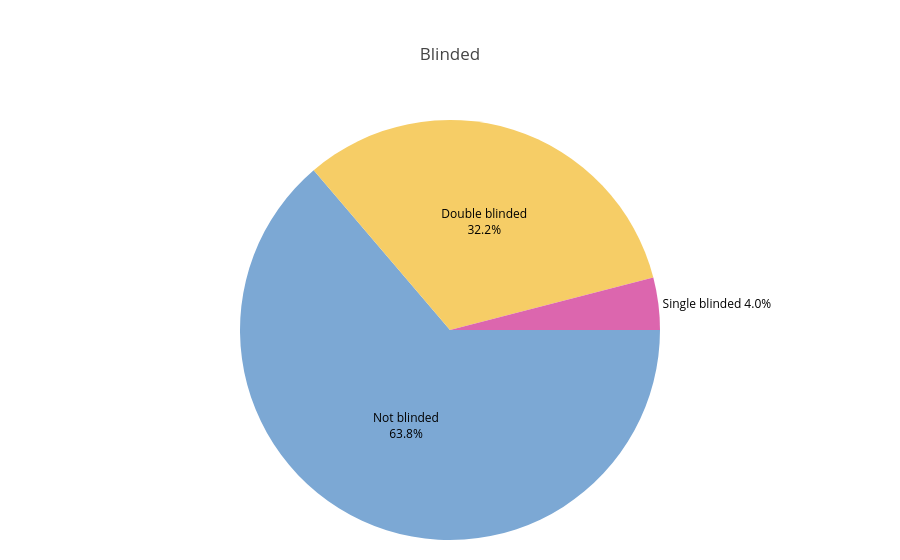

The notebook cell saved with this chart:
### Markdown cell above
## Blinding Status

### Code cell
# Title: Blinding Status Distribution (Pie Chart)
# Description: Visualizes the distribution of blinding status among included studies (current MIS ≥ 5 subset).
#              Cleans labels, aggregates counts, computes percentages with adaptive label placement for readability,
#              renders an interactive Plotly pie chart, and saves it as 'blinded_pie.png'.

# Warn about empty blinding fields (all rows are MIS >= 5)
for idx, row in df.iterrows():
    if pd.isna(row['Blinded']) or str(row['Blinded']).strip() == '':
        print(f"  RAWDATA CLEANUP NEEDED: Covidence #{row['Covidence #']} has empty blinding field")

# Prepare data — drop NaN, rename literal 'N/A' text to 'Unknown' for display
blinded_series = (
    df['Blinded']
    .dropna()
    .astype(str)
    .str.strip()
    .replace({'N/A': 'Unknown'})
)

blinded_counts = blinded_series.value_counts()
blinded_labels = blinded_counts.index.tolist()
blinded_values = blinded_counts.values.tolist()

# Compute percentages and set label positions
blinded_total = sum(blinded_values)
blinded_percentages = [(v / blinded_total) * 100 if blinded_total else 0 for v in blinded_values]
percentages_cutoff = 10
blinded_text_positions = ['outside' if p < percentages_cutoff else 'inside' for p in blinded_percentages]
blinded_custom_text = [
    f"{label}<br>{percent:.1f}%" if position == 'inside'
    else f"{label} {percent:.1f}%"
    for label, percent, position in zip(blinded_labels, blinded_percentages, blinded_text_positions)
]

# Build pie chart with style similar to the language chart
blinded_pie = go.Figure(
    data=[
        go.Pie(
            labels=blinded_labels,
            values=blinded_values,
            text=blinded_custom_text,
            textinfo='text',
            textposition=blinded_text_positions,
            insidetextorientation='horizontal',
            sort=False,
            direction='clockwise',
            rotation=90,
        )
    ]
)

blinded_pie.update_traces(
    textfont=dict(size=12, color='black'),
    insidetextfont=dict(color='black'),
)

textfont = dict(size=12, color='black'),
blinded_pie.update_layout(
    title='Blinded',
    showlegend=False,
    margin=dict(t=120, b=20, l=20, r=20)
)

# Display chart and save
blinded_pie.show()
blinded_pie.write_image('blinded_pie.png', width=800, height=600)

### Figure 1 — Plotly figure (JSON) as saved in the notebook; plotly's stock layout.template omitted (floating-point values rounded to 4 significant figures)
{"data": [{"direction": "clockwise", "insidetextorientation": "horizontal", "labels": ["Not blinded", "Double blinded", "Single blinded"], "rotation": 90, "sort": false, "text": ["Not blinded<br>63.8%", "Double blinded<br>32.2%", "Single blinded 4.0%"], "textinfo": "text", "textposition": ["inside", "inside", "outside"], "values": [95, 48, 6], "type": "pie", "textfont": {"color": "black", "size": 12}, "insidetextfont": {"color": "black"}}], "layout": {"margin": {"t": 120, "b": 20, "l": 20, "r": 20}, "title": {"text": "Blinded"}, "showlegend": false}}
